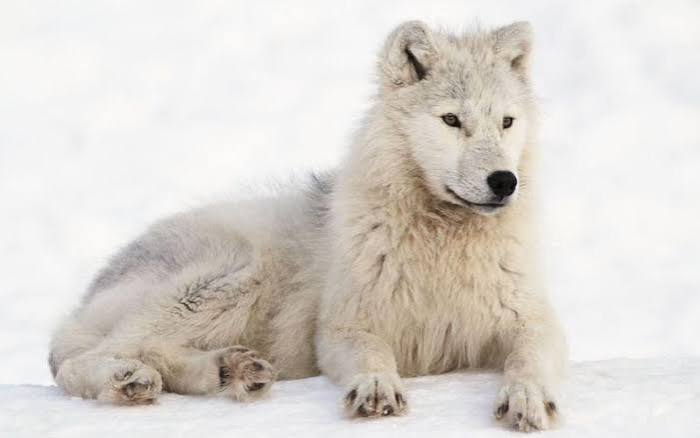
#> input picture imagenes/lobo.p10.jpg, 700 x 438 px, found by its file name
$ python act10-lineas-bordes-0033.py
#> lines starting #> are read from the running program, lines starting #| are printed output that depends on the picture; after the words box and inside, x2 and y2 are one past the last pixel; in counts of white or black regions, pixels touching at a corner belong together
# Keyla Paola NC = 0033

import cv2
import numpy as np
import os

# Cargar imagen
imagen = cv2.imread("lobo.p10.jpg")
#> imagen is the input picture: shape (438, 700, 3); mean B, G, R 208.2, 213.9, 219.1

# Verificar que la imagen exista
if imagen is None:
    print("Error: no se pudo cargar la imagen.")
    exit()

# Convertir a escala de grises
gris = cv2.cvtColor(imagen, cv2.COLOR_BGR2GRAY)
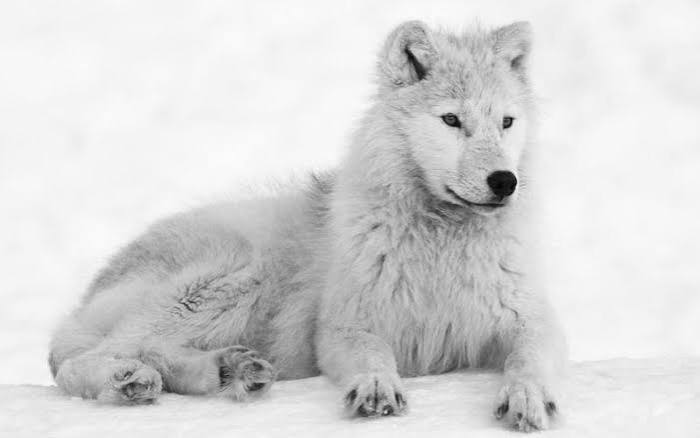
#> gris: shape (438, 700); min 1, max 255, mean 214.8

# Detectar bordes
bordes = cv2.Canny(gris, 50, 150)
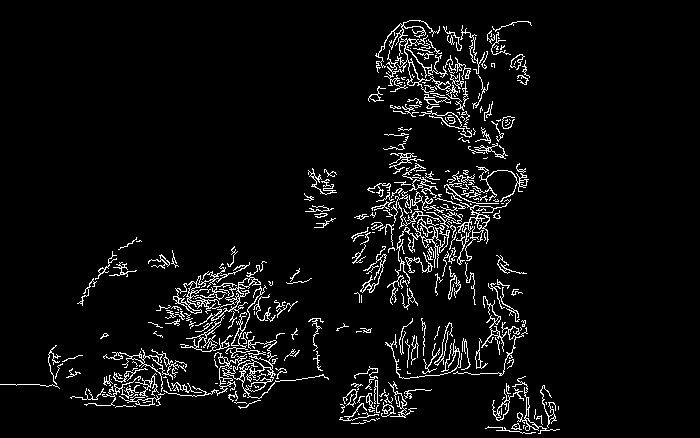
#> bordes: shape (438, 700); 5.3% white in thin lines or dots, all inside (x1, y1, x2, y2) = (0, 20, 560, 434)

# Detectar líneas mediante Hough
lineas = cv2.HoughLinesP(
    bordes,
    1,
    np.pi / 180,
    threshold=50,
    minLineLength=50,
    maxLineGap=10
)
#> lineas = 158 rows, first 6: [187, 347, 255, 279], [423, 115, 498, 40], [398, 130, 476, 52], [398, 252, 507, 203], [414, 116, 475, 55], [357, 407, 413, 411]

# Crear copia de la imagen
resultado = imagen.copy()

# Dibujar líneas
if lineas is not None:

    for linea in lineas:

        # Obtener los 4 puntos de la línea
        puntos = np.array(linea).reshape(-1)

        if len(puntos) >= 4:
            x1, y1, x2, y2 = puntos[:4]

            cv2.line(
                resultado,
                (int(x1), int(y1)),
                (int(x2), int(y2)),
                (0, 0, 255),
                2
            )
#> this loop made 158 passes
#> (x1, y1, x2, y2) on passes 1 to 12: (187, 347, 255, 279), (423, 115, 498, 40), (398, 130, 476, 52), (398, 252, 507, 203), (414, 116, 475, 55), (357, 407, 413, 411), (170, 323, 260, 271), (429, 113, 502, 40), (450, 59, 469, 149), (429, 116, 505, 40), (367, 270, 467, 170), (400, 217, 485, 168)
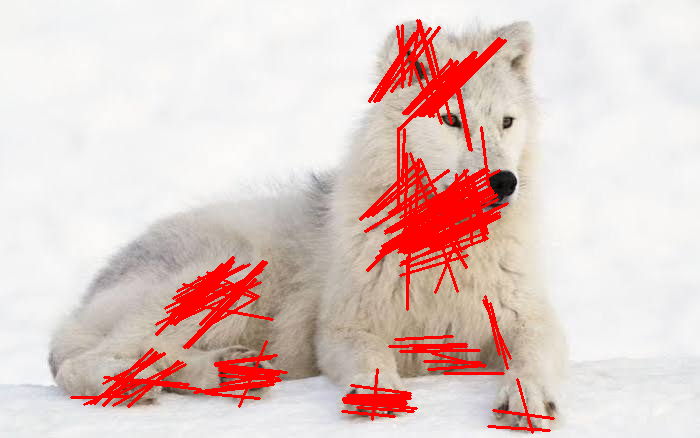
#> resultado: shape (438, 700, 3); 7.99% of pixels changed, all inside (x1, y1, x2, y2) = (70, 19, 555, 434)

# Mostrar resultados
cv2.imshow("Imagen original 0033", imagen)
cv2.imshow("Bordes 0033", bordes)
cv2.imshow("Lineas detectadas 0033", resultado)

# Crear carpeta resultados si no existe
os.makedirs("../resultados", exist_ok=True)

# Guardar resultado
ruta = "../resultados/ejemplo1_lineas.jpg"
cv2.imwrite(ruta, resultado)

print("Deteccion de lineas terminada.")

if lineas is not None:
    print("Cantidad de segmentos detectados:", len(lineas))
#| Cantidad de segmentos detectados: 158
else:
    print("No se detectaron lineas.")

print("Resultado guardado en:")
print(ruta)

# Esperar una tecla
cv2.waitKey(0)

# Cerrar ventanas
cv2.destroyAllWindows()


print("Keyla Paola NC = 0033")
